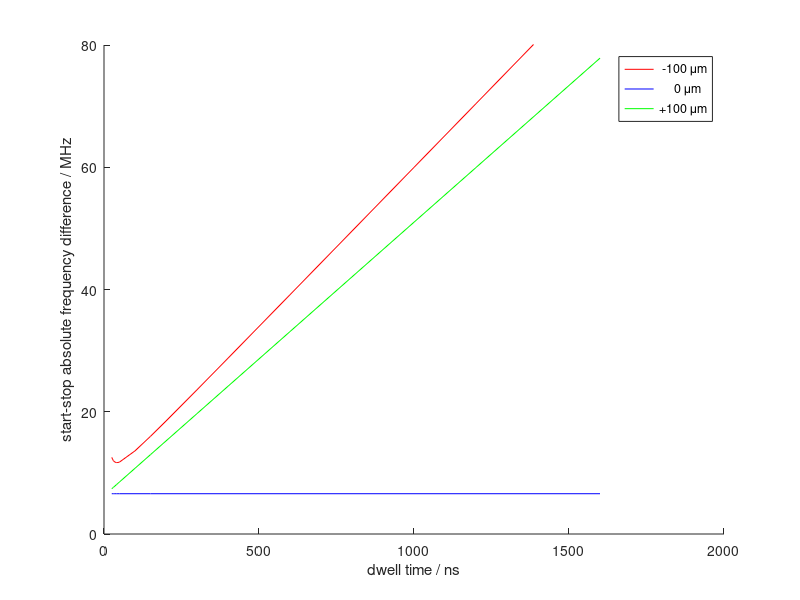

Source code (MATLAB):
figure()
hold on;
L = 5e-2;
V = 613;
lambda = 800e-9;
colour = ['r';'b';'g']
colourNow = 0;
for F = [-1 1e9 1]  
    
    dwellTimeNs = [25,30,35,40,45,50,100,150,200,300,400,600,800,1000,1200,1400,1600];
    scanTimeNs = dwellTimeNs * 200;
    
    angVel = 17.2e6 ./ scanTimeNs;
    v = angVel * F;
    A = -v / V;
    
    firstChirp = V^2/lambda * (1 + A)./( (1 + A)*2*L + 2*(L + F) );
    secondChirp = V^2/lambda * (1 - A)./(2 * (L + F) );
    
    absDiff(1,:) = abs(firstChirp .* scanTimeNs * 1e-9);
    absDiff(2,:) = abs(secondChirp .* scanTimeNs * 1e-9);
    absDiff(3,:) = abs(secondChirp .* scanTimeNs * 1e-9);
    
    colourNow = colourNow + 1;
    
    plot(dwellTimeNs, absDiff(colourNow,:)*1e-6, colour(colourNow));
    ylim([0,80])
    xlabel('dwell time / ns')
    ylabel('start-stop absolute frequency difference / MHz')
end
legend([{' -100 \mum'} {'     0 \mum'} {'+100 \mum'}])
hold off;